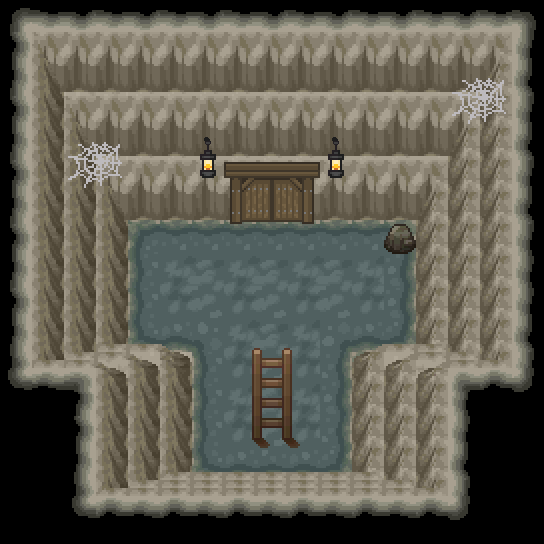

The image is a tile-based game level rendered from a .tmx file. Its description and source (layers, tilesets, objects; grid data summarised) follow:
An orthogonal 17x17 tile map with 32x32 px tiles, 12 tile layers (♦_Mnt_Grd_A_1, ♦_Mnt_Grd_B_1, ♦_Mnt_A_1, ♦_Top_A_1, ...), 3 hidden layers not drawn, 5 tilesets.

<map version="1.10" tiledversion="1.11.0" orientation="orthogonal" renderorder="left-up" width="17" height="17" tilewidth="32" tileheight="32" infinite="0" nextlayerid="22" nextobjectid="1">
 <tileset firstgid="1" source="../Tilesets/TECH-Caves.tsx" />
 <tileset firstgid="9451" source="../Tilesets/TECH-Misc..tsx" />
 <tileset firstgid="10475" source="../Tilesets/Mine.tsx" />
 <tileset firstgid="10875" source="../Tilesets/passages.tsx" />
 <tileset firstgid="11019" source="../Tilesets/systemtags.tsx" />
 <layer id="2" name="♦_Mnt_Grd_A_1" width="17" height="17">
  <data>[289 cells, 199 non-empty, 9 distinct tile ids]</data>
 </layer>
 <layer id="3" name="♦_Mnt_Grd_B_1" width="17" height="17">
  <data>[289 cells, 39 non-empty, 13 distinct tile ids]</data>
 </layer>
 <layer id="4" name="♦_Mnt_A_1" width="17" height="17">
  <data>[289 cells, 138 non-empty, 10 distinct tile ids]</data>
 </layer>
 <layer id="5" name="♦_Top_A_1" width="17" height="17">
  <data>[289 cells, 45 non-empty, 8 distinct tile ids]</data>
 </layer>
 <layer id="6" name="♦_Mnt_B_1" width="17" height="17">
  <data>[289 cells, 28 non-empty, 10 distinct tile ids]</data>
 </layer>
 <layer id="7" name="♦_Mnt_C_1" width="17" height="17">
  <data>[289 cells, 18 non-empty, 6 distinct tile ids]</data>
 </layer>
 <layer id="8" name="♦_Top_C_1" width="17" height="17">
  <data>[289 cells, 38 non-empty, 12 distinct tile ids]</data>
 </layer>
 <layer id="9" name="Furniture_A_1" width="17" height="17">
  <data>[289 cells, 10 non-empty, 10 distinct tile ids]</data>
 </layer>
 <group id="14" name="Z=0" />
 <layer id="10" name="♦_Mnt_A_2" width="17" height="17">
  <data>[289 cells, 13 non-empty, 6 distinct tile ids]</data>
 </layer>
 <layer id="11" name="Furniture_A_2" width="17" height="17">
  <data>[289 cells, 3 non-empty, 3 distinct tile ids]</data>
 </layer>
 <group id="15" name="Z=1" />
 <layer id="12" name="Furniture_A_3" width="17" height="17">
  <data>[289 cells, 18 non-empty, 12 distinct tile ids]</data>
 </layer>
 <group id="16" name="Z=2" />
 <group id="17" name="Z=3" />
 <layer id="13" name="Black_5" width="17" height="17">
  <data>[289 cells, 16 non-empty, 1 distinct tile ids]</data>
 </layer>
 <group id="18" name="Z=4" />
 <layer id="19" name="systemtags" width="17" height="17" visible="0">
  <data>[289 cells, 54 non-empty, 1 distinct tile ids]</data>
 </layer>
 <layer id="20" name="passages" width="17" height="17" visible="0">
  <data>[289 cells, 234 non-empty, 1 distinct tile ids]</data>
 </layer>
 <layer id="21" name="Borders" width="17" height="17" visible="0">
  <data>[289 cells, 0 non-empty, 0 distinct tile ids]</data>
 </layer>
</map>
